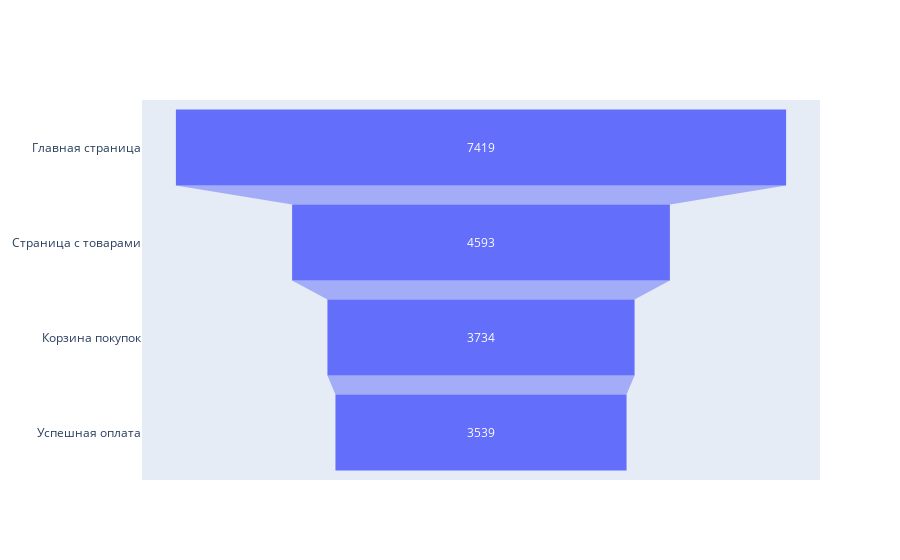

The code cell stored with this chart in its notebook:
### Code cell
# для наглядности построим график воронки с помощью библиотеки plotly
from plotly import graph_objects as go

fig = go.Figure(go.Funnel(
    y = ["Главная страница", "Страница с товарами","Корзина покупок", "Успешная оплата"],
    x = [7419,4593, 3734, 3539])
)


fig.show()

### Figure 1 — Plotly figure (JSON) as saved in the notebook; plotly's stock layout.template omitted (floating-point values rounded to 4 significant figures)
{"data": [{"type": "funnel", "x": [7419, 4593, 3734, 3539], "y": ["Главная страница", "Страница с товарами", "Корзина покупок", "Успешная оплата"]}], "layout": {}}
